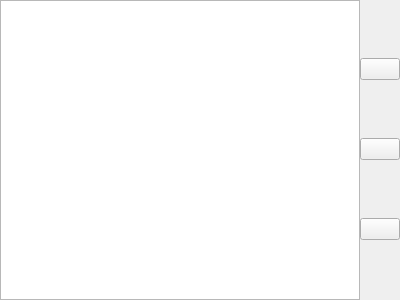
<?xml version="1.0" encoding="UTF-8"?>
<ui version="4.0">
 <class>FrameFormulaList</class>
 <widget class="QFrame" name="FrameFormulaList">
  <property name="geometry">
   <rect>
    <x>0</x>
    <y>0</y>
    <width>400</width>
    <height>300</height>
   </rect>
  </property>
  <property name="windowTitle">
   <string>Query result</string>
  </property>
  <layout class="QHBoxLayout" name="horizontalLayout">
   <property name="spacing">
    <number>0</number>
   </property>
   <property name="leftMargin">
    <number>0</number>
   </property>
   <property name="topMargin">
    <number>0</number>
   </property>
   <property name="rightMargin">
    <number>0</number>
   </property>
   <property name="bottomMargin">
    <number>0</number>
   </property>
   <item>
    <widget class="QTableView" name="viewSearchResult">
     <property name="editTriggers">
      <set>QAbstractItemView::NoEditTriggers</set>
     </property>
    </widget>
   </item>
   <item>
    <layout class="QVBoxLayout" name="verticalLayout">
     <item>
      <widget class="QPushButton" name="buttonRemove">
       <property name="toolTip">
        <string>Remove selected formula</string>
       </property>
       <property name="icon">
        <iconset resource="../resources.qrc">
         <normaloff>:/icons/delete.png</normaloff>:/icons/delete.png</iconset>
       </property>
      </widget>
     </item>
     <item>
      <widget class="QPushButton" name="buttonSave">
       <property name="toolTip">
        <string>Export query result</string>
       </property>
       <property name="icon">
        <iconset resource="../resources.qrc">
         <normaloff>:/icons/document-save-as.png</normaloff>:/icons/document-save-as.png</iconset>
       </property>
      </widget>
     </item>
     <item>
      <widget class="QPushButton" name="buttonOpenLink">
       <property name="toolTip">
        <string>Search selected formula online (PubChem)</string>
       </property>
       <property name="icon">
        <iconset resource="../resources.qrc">
         <normaloff>:/icons/globe.png</normaloff>:/icons/globe.png</iconset>
       </property>
      </widget>
     </item>
    </layout>
   </item>
  </layout>
 </widget>
 <resources>
  <include location="../resources.qrc"/>
 </resources>
 <connections/>
</ui>
